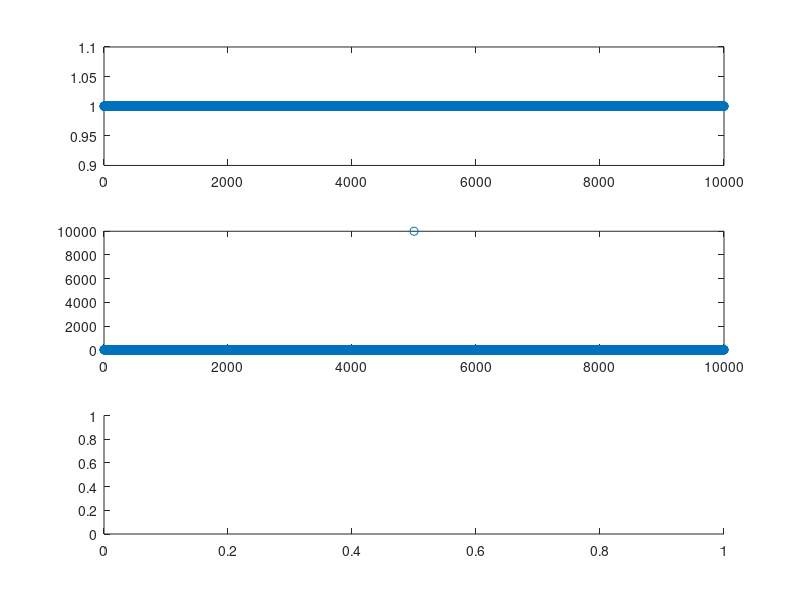

Recreate this plot in MATLAB. (Note: this script raises an error after producing the figure.)
%% Initialize
clear all;
close all;
clc

% Plot out ACF for different data sample:

% Data length:
N = 10000;

% Offset:
A = 1;

%% figure(1): constant
data1 = A*ones(1,N);
figure(1);
title('ACF Constant');

subplot(3,1,1);
plot(data1,'o');
subplot(3,1,2);
plot(fftshift(abs(fft(data1))),'o');
subplot(3,1,3);
plot(acf_fft(data1),'o');


%% figure(2): white noise
data2 = A*ones(1,N)+ A*randn(1,N);
figure(2);
title('ACF White Noise');

subplot(3,1,1);
plot(data2,'o');
subplot(3,1,2);
plot(fftshift(abs(fft(data2))),'o');
subplot(3,1,3);
plot(acf_fft(data2),'o');

%% figure(3): constant + sin function
data3 = A*ones(1,N)+ A*sin(1:N);
figure(3);
title('ACF sin(t)');

subplot(3,1,1);
plot(data3,'o');
subplot(3,1,2);
plot(fftshift(abs(fft(data3))),'o');
subplot(3,1,3);
plot(acf_fft(data3),'o');

%% figure(4): constant + abs(sin function) sqrted

data4 = A*ones(1,N)+ abs(A*sin(1:N)).^2;
figure(4);
title('ACF abs(sin(t))');

subplot(3,1,1);
plot(data4,'o');
subplot(3,1,2);
plot(fftshift(abs(fft(data4))),'o');
subplot(3,1,3);
plot(acf_fft(data4),'o');

%% figure(5): constant + wave packet
t = -N/2+1:N/2;
data5 =  A*ones(1,N)+ 36*A*exp(-(t-100).^2/1000)/2;

figure(5);
title('ACF wave packet');

subplot(3,1,1);
plot(data5,'o');
subplot(3,1,2);
plot(fftshift(abs(fft(data5-mean(data5)))),'o');
subplot(3,1,3);
plot(acf_fft(data5),'o');

%% figure(6): constant + 2 wave packet:
t = -N/2+1:N/2;
left_shift = 200;
right_shift = 1000;
left_var = 1000;
right_var = 1000;
data6 =  A*ones(1,N)+ 18*A*exp(-(t+left_shift).^2/left_var)/2 + 18*A*exp(-(t-right_shift).^2/right_var)/2;

figure(6);
title('ACF 2 wave packet');

subplot(3,1,1);
plot(data6,'o');
subplot(3,1,2);
plot(fftshift(abs(fft(data6-mean(data6)))),'o');
subplot(3,1,3);
plot(acf_fft(data6),'o');

%% figure(7) constant + n_times wave packet:
Amplitude = 2.5;
t = -N/2+1:N/2;
n_bound = 2000; % boundary of pulse
n_times = 5;
var_sample = 4000;
data7 =  A*ones(1,N); % off set base
for i = 1:n_times
    data7 =  data7 + Amplitude*exp(-(t-n_bound*randn).^2/var_sample)/2;
end
figure(7);
title('ACF n_times wave packet');
subplot(3,1,1);
plot(data7,'o');
subplot(3,1,2);
plot(fftshift(abs(fft(data7-mean(data7)))),'o');
subplot(3,1,3);
result = acf_fft(data7);
plot(result,'o')
% plot(result(1:1000),'o');
% axis([1 1000 0 0.3]);
